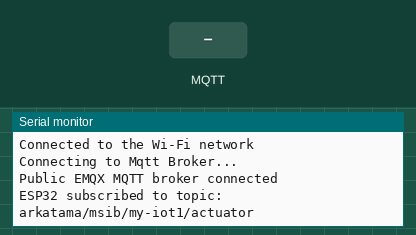
Simulated run of this sketch. Board: ESP32. On the bench: the last lines printed to the serial monitor. The inputs (shaded band) are chosen by the test bench. WiFi joins after 1.5 s; servers stay silent unless stated; no MQTT or app messages arrive unless stated.

Above: at 2.7 s.
2.8 s: MQTT message "1" arrives on the first subscribed topic
At 3.9 s:
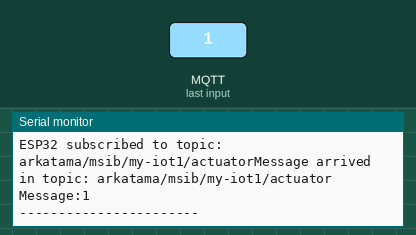
4.3 s: MQTT message "on" arrives on the first subscribed topic
At 5.0 s:
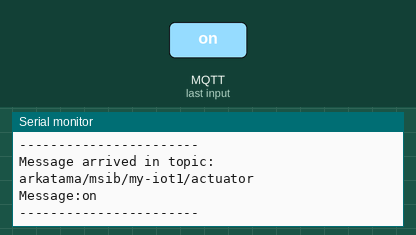
5.8 s: MQTT message "off" arrives on the first subscribed topic
At 6.1 s:
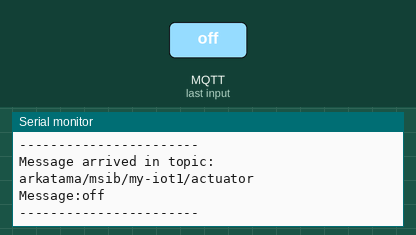

The sketch:

mqtt_pubsub_data.ino
```cpp
#include <WiFi.h>
#include <PubSubClient.h>
#include <Arduino_JSON.h>

const char *ssid = "ssid"; // Enter your Wi-Fi name
const char *password = "passwor";  // Enter Wi-Fi password

// MQTT Broker
const char *mqtt_broker = "broker.emqx.io";
const char *topic_sub = "arkatama/msib/my-iot1/actuator";
const char *topic_pub = "arkatama/msib/my-iot1/sensor";
const char *mqtt_username = "emqx";
const char *mqtt_password = "public";
const int mqtt_port = 1883;

unsigned long lastTime = 0;
unsigned long intervalTime = 10000;

const int ledPin = 2;

WiFiClient espClient;
PubSubClient client(espClient);

void connectToMqttBroker(){
  while (!client.connected()) {
    String client_id = "esp32-client-";
    client_id += String(WiFi.macAddress());
    Serial.println("Connecting to Mqtt Broker...");
    if (client.connect(client_id.c_str(), mqtt_username, mqtt_password)) {
        Serial.println("Public EMQX MQTT broker connected");
    } else {
        Serial.print("failed with state ");
        Serial.print(client.state());
        delay(2000);
    }
  }
}

void callback(char *topic, byte *payload, unsigned int length) {
  String sMsg;
  Serial.print("Message arrived in topic: ");
  Serial.println(topic);
  Serial.print("Message:");
  for (int i = 0; i < length; i++) {
    sMsg += (char) payload[i];
  }
  Serial.println(sMsg);
  Serial.println("-----------------------");
}

void setup() {
  Serial.begin(115200);
  WiFi.begin(ssid, password);
  while (WiFi.status() != WL_CONNECTED) {
      delay(500);
      Serial.println("Connecting to WiFi..");
  }
  Serial.println("Connected to the Wi-Fi network");
  client.setServer(mqtt_broker, mqtt_port);
  client.setCallback(callback);
  connectToMqttBroker();

  if (client.subscribe(topic_sub)) {
    Serial.printf("ESP32 subscribed to topic: %s", topic_sub);
  }
  else {
    Serial.println("Failed to subscribe!!!");
  }
}

void loop() {
  client.loop();
  if ((millis() - lastTime) > intervalTime) {
    if (!client.connected()) {
      connectToMqttBroker();
    }
    int device_id = 1;
    int temperature = 27;
    JSONVar dataObject;
    dataObject["device_id"] = (int) device_id;
    dataObject["data"] = (int) temperature;
    String sData = JSON.stringify(dataObject);
    client.publish(topic_pub, sData.c_str());

    lastTime = millis();
  }
}
```

Measured:
- after the input at 2.8 s, the serial monitor: prints a new line at once (image 1)
- after the input at 4.3 s, the serial monitor: prints a new line at once (image 2)
- after the input at 5.8 s, the serial monitor: prints a new line at once (image 3)
